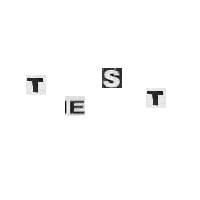
#> input picture detection-images/detection-1.jpg, 200 x 200 px
$ python test2.py
#> lines starting #> are read from the running program, lines starting #| are printed output that depends on the picture
import cv2 as cv
import matplotlib.pyplot as plt
import random
import skimage as sk
from skimage import util, transform

image = cv.imread('./detection-images/detection-1.jpg')
#> image is the input picture: shape (200, 200, 3); min 0, max 255, mean 251.4
plt.imshow(image, cmap="gray")
plt.show()


def random_rotation(image_array):
    # pick a random degree of rotation between 25% on the left and 25% on the right
    random_degree = random.uniform(-25, 25)
    return sk.transform.rotate(image_array, random_degree)


def random_noise(image_array):
    # add random noise to the image
    return sk.util.random_noise(image_array, mode='s&p')


def horizontal_flip(image_array):
    # flip image
    return image_array[:, ::-1]
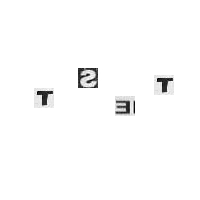
#> returned value: shape (200, 200, 3); min 0, max 255, mean 251.4


image = horizontal_flip(image)
plt.imshow(image, cmap="gray")
plt.show()

$ run again, with detection-images/detection-2.jpg copied over detection-images/detection-1.jpg
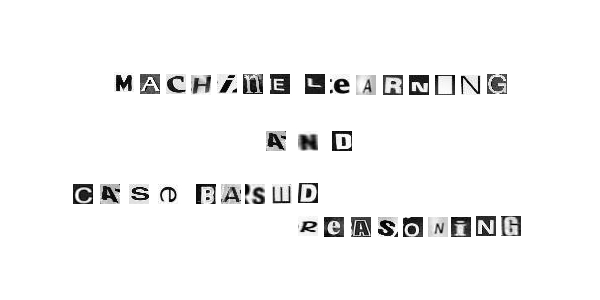
#> input picture detection-images/detection-2.jpg, 600 x 300 px
#> image is the input picture: shape (300, 600, 3); min 0, max 255, mean 245.2
#> in horizontal_flip, `return image_array[:, ::-1]`:
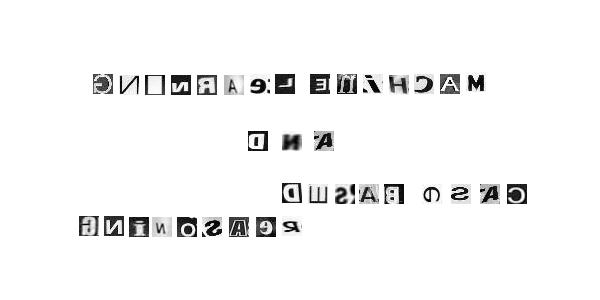
#> returned value: shape (300, 600, 3); min 0, max 255, mean 245.2
